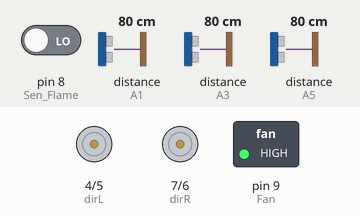
Recording of a sketch running on a simulated Arduino Uno, built with avr-gcc and run on an emulated ATmega328P. Parts: direction and speed pins drawn as motors (green arrow = direction pin HIGH = forward, orange = LOW = backward, longer = more drive), switched loads named in the sketch (green lamp = pin HIGH). The inputs (shaded band) are chosen by the test bench; at power-on: pin 8 (Sen_Flame) LOW, distance to the obstacle (sensors on A1, A3, A5) 80 cm. The echo pulse lasts 58.3 µs per cm.

Above: at 1.2 s.
1.3 s: pin 8 (Sen_Flame) driven HIGH
At 2.3 s:
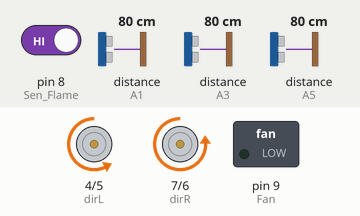
2.8 s: distance to the obstacle (sensor on A1) set to 11 cm
4.3 s: distance to the obstacle (sensor on A1) set to 8 cm
At 5.5 s:
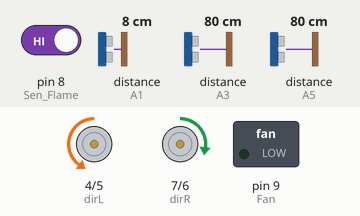
5.8 s: distance to the obstacle (sensor on A1) set to 18 cm
At 6.2 s:
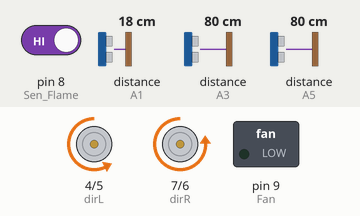
7.3 s: distance to the obstacle (sensor on A3) set to 2 cm
At 7.9 s:
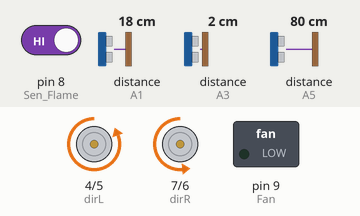
8.8 s: distance to the obstacle (sensor on A3) set to 9 cm
At 9.5 s:
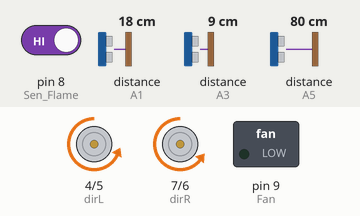
Timing chart, 0 to 11.4 s (numbered marks = the images above; inputs shaded):
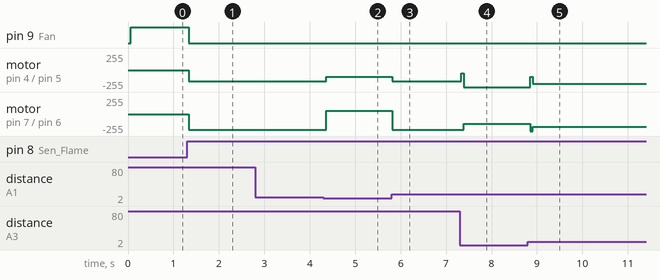

The sketch:

PID_News.ino.ino
```cpp
#include <NewPing.h>

//Scan Depan
#define TRIG_PIN1   A0
#define ECHO_PIN1   A1

//Scan Kiri
#define TRIG_PIN2   A2
#define ECHO_PIN2   A3

//Scan Kanan
#define TRIG_PIN3   A4
#define ECHO_PIN3   A5

#define Jarak_Maks    50

//Kipas
int Fan = 9;

//Sensor Api
int Sen_Flame = 8;

//Direct Motor
int dirL  = 4;
int pwmL  = 5;
int dirR  = 7;
int pwmR  = 6;

int error, lasterror, outkr, outkn, sp=10, kp=7, kd=15, setpwm=200, maks=255;
int kiri, kanan, depan;

//Sensor Ultrasonik
NewPing sonar1  (TRIG_PIN1, ECHO_PIN1, Jarak_Maks);
NewPing sonar2  (TRIG_PIN2, ECHO_PIN2, Jarak_Maks);
NewPing sonar3  (TRIG_PIN3, ECHO_PIN3, Jarak_Maks);


void setup() {
Serial.begin (9600);
  pinMode (dirL, OUTPUT);
  pinMode (pwmL, OUTPUT);
  pinMode (dirR, OUTPUT);
  pinMode (pwmR, OUTPUT);
  pinMode (Sen_Flame, INPUT);
  pinMode (Fan, OUTPUT);
}

void ultras () {
  delay (50);
  unsigned int usd = sonar1.ping();
   depan = usd/US_ROUNDTRIP_CM;
  unsigned int usL = sonar2.ping();
   kiri  = usL/US_ROUNDTRIP_CM;
  unsigned int usR = sonar3.ping();
   kanan = usR/US_ROUNDTRIP_CM;

 if (depan>30) { depan=30;}//pembatas baca ultra jika nilai > 40 maka =40
 else if (depan <= 0 ) { depan=30;}
 else {depan=depan;}

 if (kanan>30) {kanan=30;}
 else if (kanan <= 0 ) { kanan=30;}
 else {kanan=kanan;}

 if (kiri>30) {kiri=30;}
 else if (kiri <= 0) { kiri=30;}
 else {kiri=kiri;}


}

void errorkiri (){
  error = sp- kiri;
  if ( error < -5 ) { error = -5;}
}

void errorkanan (){
  error = -sp + kanan;
  if ( error > 5 ) { error = 5;}
}

void PID (){
  outkr=((error*kp)+setpwm) + ((error-lasterror)*kd);
  outkn=((-error*kp)+setpwm) - ((error-lasterror)*kd);
  lasterror=error;

}

void motor(){
 // motor kiri
 if (outkr > maks){
  outkr = maks;
  digitalWrite(dirL, LOW);
  analogWrite (pwmL, outkr);
 }
 else if (outkr == setpwm){
  outkr=setpwm;
  digitalWrite(dirL, LOW);
  analogWrite (pwmL, outkr);
 }
 else if (outkr >= 0){
  outkr = outkr;
  digitalWrite (dirL, LOW);
  analogWrite (pwmL, outkr);
 }
 else if (outkr < -maks) {
  outkr = maks;
  digitalWrite (dirL, LOW);
  analogWrite (pwmL, outkr);
 }
 else if (outkr < 0) {
  outkr = (-outkr);
  digitalWrite (dirR, LOW);
  analogWrite (pwmR, outkr);
 }

 // motor kanan
 if (outkn > maks) {
  outkn = maks;
  digitalWrite (dirR, LOW);
  analogWrite (pwmR, outkn);
 }
 else if (outkn == setpwm) {
  outkn = setpwm;
  digitalWrite (dirR, LOW);
  analogWrite (pwmR, outkn);
 }
 else if (outkn >= 0) {
  outkn = outkn;
  digitalWrite (dirR, LOW);
  analogWrite (pwmR, outkn);
 }
 else if (outkn < -maks) {
 outkn = maks;
 digitalWrite (dirR, LOW);
 analogWrite (pwmR, outkn);
 }
 else if (outkn < 0) {
 outkn = (-outkn);
 digitalWrite (dirL, LOW);
 analogWrite (pwmL, outkn);
 }
}

void scankiri (){
  ultras();
  errorkiri();
  PID();
  motor();
    if ( depan < 10 ) {
    digitalWrite(dirL, LOW);
    analogWrite (pwmL, 100);
    digitalWrite(dirR, HIGH);
    analogWrite (pwmR, 50);
  }
}

void scankanan (){
  ultras();
  errorkanan();
  PID();
  motor();
    if (depan < 10) {
    digitalWrite(dirL, HIGH);
    analogWrite (pwmL,50);
    digitalWrite(dirR, LOW);
    analogWrite (pwmR, 100);
  }
}

void baca_api (){

}

// program utama dijalankan
void loop() {
  scankiri();

 int kondisi_api = digitalRead (Sen_Flame);
    // Serial.print (kondisi_api);
    if (kondisi_api < 1 ){
    digitalWrite (dirR, LOW);
    digitalWrite (dirL, LOW);
    analogWrite  (pwmR, 0);
    analogWrite  (pwmL, 0);
    digitalWrite (Fan, HIGH);
    }
    else {digitalWrite (Fan, LOW);}
/* Serial.print ("error : ");
 Serial.println (error);
 Serial.print ("depan : ");
 Serial.println (depan);
 Serial.print ("Kiri : ");
 Serial.println (kiri);
 Serial.print ("Kanan : ");
 Serial.println (kanan);
 delay (500);*/
}
```

Measured:
- the behaviour switches between 10 and 9 cm on distance to the obstacle (sensor on A1) (found by bisection; images 1 and 2)
- after the input at 1.3 s, pin 9 (Fan): HIGH → LOW at once; motor on pin 4 (dirL) / pin 5 (pwmL): stopped → backward 165/255 at once; motor on pin 7 (dirR) / pin 6 (pwmR): stopped → backward 235/255 at once
- after the input at 2.8 s, every drawn part: stays the same
- after the input at 4.3 s, motor on pin 4 (dirL) / pin 5 (pwmL): backward 165/255 → backward 100/255 after 0.06 s; motor on pin 7 (dirR) / pin 6 (pwmR): backward 235/255 → forward 50/255 after 0.06 s
- after the input at 5.8 s, motor on pin 4 (dirL) / pin 5 (pwmL): backward 100/255 → backward 165/255 at once; motor on pin 7 (dirR) / pin 6 (pwmR): forward 50/255 → backward 235/255 at once
- after the input at 7.3 s, motor on pin 4 (dirL) / pin 5 (pwmL): backward 165/255 → backward 255/255 at once; motor on pin 7 (dirR) / pin 6 (pwmR): backward 235/255 → backward 144/255 after 0.09 s
- after the input at 8.8 s, motor on pin 4 (dirL) / pin 5 (pwmL): backward 255/255 → backward 207/255 after 0.05 s; motor on pin 7 (dirR) / pin 6 (pwmR): backward 144/255 → backward 193/255 after 0.05 s
